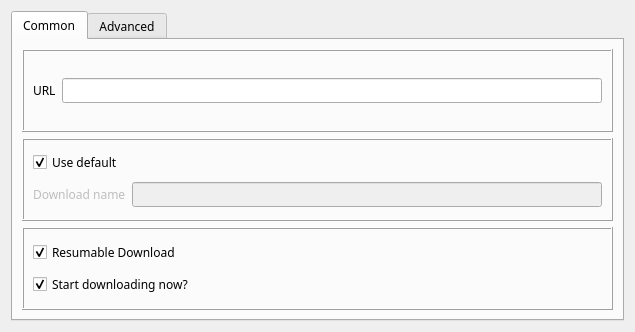
<?xml version="1.0" encoding="UTF-8"?>
<ui version="4.0">
 <class>AddDialog</class>
 <widget class="QDialog" name="AddDialog">
  <property name="geometry">
   <rect>
    <x>0</x>
    <y>0</y>
    <width>635</width>
    <height>332</height>
   </rect>
  </property>
  <property name="font">
   <font>
    <family>Helvetica Neue LT Pro</family>
   </font>
  </property>
  <property name="windowTitle">
   <string>Add Download</string>
  </property>
  <layout class="QVBoxLayout" name="verticalLayout">
   <item>
    <widget class="QTabWidget" name="tabWidget">
     <property name="currentIndex">
      <number>0</number>
     </property>
     <widget class="QWidget" name="tab">
      <attribute name="title">
       <string>Common</string>
      </attribute>
      <layout class="QVBoxLayout" name="verticalLayout_3">
       <item>
        <widget class="QFrame" name="frame_4">
         <property name="frameShape">
          <enum>QFrame::Box</enum>
         </property>
         <property name="frameShadow">
          <enum>QFrame::Raised</enum>
         </property>
         <layout class="QHBoxLayout" name="horizontalLayout_6">
          <item>
           <widget class="QLabel" name="label">
            <property name="text">
             <string>URL</string>
            </property>
           </widget>
          </item>
          <item>
           <widget class="QLineEdit" name="lineEdit">
            <property name="focusPolicy">
             <enum>Qt::ClickFocus</enum>
            </property>
           </widget>
          </item>
         </layout>
        </widget>
       </item>
       <item>
        <widget class="QFrame" name="frame">
         <property name="frameShape">
          <enum>QFrame::Box</enum>
         </property>
         <property name="frameShadow">
          <enum>QFrame::Raised</enum>
         </property>
         <layout class="QGridLayout" name="gridLayout_3">
          <item row="2" column="0">
           <widget class="QLabel" name="lblName">
            <property name="enabled">
             <bool>false</bool>
            </property>
            <property name="text">
             <string>Download name</string>
            </property>
           </widget>
          </item>
          <item row="2" column="1">
           <widget class="QLineEdit" name="txtName">
            <property name="enabled">
             <bool>false</bool>
            </property>
           </widget>
          </item>
          <item row="1" column="0">
           <widget class="QCheckBox" name="chkName">
            <property name="text">
             <string>Use default</string>
            </property>
            <property name="checked">
             <bool>true</bool>
            </property>
           </widget>
          </item>
         </layout>
        </widget>
       </item>
       <item>
        <widget class="QFrame" name="frame_5">
         <property name="frameShape">
          <enum>QFrame::Box</enum>
         </property>
         <property name="frameShadow">
          <enum>QFrame::Raised</enum>
         </property>
         <property name="lineWidth">
          <number>1</number>
         </property>
         <layout class="QVBoxLayout" name="verticalLayout_2">
          <item>
           <widget class="QCheckBox" name="checkBox">
            <property name="text">
             <string>Resumable Download</string>
            </property>
            <property name="checked">
             <bool>true</bool>
            </property>
           </widget>
          </item>
          <item>
           <widget class="QCheckBox" name="chkStart">
            <property name="text">
             <string>Start downloading now?</string>
            </property>
            <property name="checked">
             <bool>true</bool>
            </property>
           </widget>
          </item>
         </layout>
        </widget>
       </item>
      </layout>
     </widget>
     <widget class="QWidget" name="tab_2">
      <attribute name="title">
       <string>Advanced</string>
      </attribute>
      <layout class="QGridLayout" name="gridLayout">
       <item row="1" column="0" colspan="2">
        <widget class="QFrame" name="frame_3">
         <property name="frameShape">
          <enum>QFrame::Box</enum>
         </property>
         <property name="frameShadow">
          <enum>QFrame::Raised</enum>
         </property>
         <layout class="QHBoxLayout" name="horizontalLayout_2">
          <item>
           <widget class="QLabel" name="label_2">
            <property name="text">
             <string>&lt;html&gt;&lt;head/&gt;&lt;body&gt;&lt;p&gt;Direct Wget Command Line Options&lt;/p&gt;&lt;p&gt;WARNING: THIS IS VERY POWERFUL - YOU SHOULD&lt;/p&gt;&lt;p&gt;NOT MESS WITH THIS. If these are wrong, the &lt;/p&gt;&lt;p&gt;download WILL NOT work or will go horrribly wrong.&lt;/p&gt;&lt;/body&gt;&lt;/html&gt;</string>
            </property>
           </widget>
          </item>
          <item>
           <widget class="QLineEdit" name="lineEdit_2"/>
          </item>
         </layout>
        </widget>
       </item>
       <item row="0" column="0" colspan="2">
        <widget class="QFrame" name="frame_2">
         <property name="frameShape">
          <enum>QFrame::Box</enum>
         </property>
         <property name="frameShadow">
          <enum>QFrame::Raised</enum>
         </property>
         <layout class="QGridLayout" name="gridLayout_2">
          <item row="1" column="1">
           <widget class="QLineEdit" name="txtSave">
            <property name="enabled">
             <bool>false</bool>
            </property>
           </widget>
          </item>
          <item row="1" column="0">
           <widget class="QLabel" name="lblSave">
            <property name="enabled">
             <bool>false</bool>
            </property>
            <property name="text">
             <string>Save file to</string>
            </property>
           </widget>
          </item>
          <item row="1" column="2">
           <widget class="QToolButton" name="btnSave">
            <property name="enabled">
             <bool>false</bool>
            </property>
            <property name="text">
             <string>...</string>
            </property>
           </widget>
          </item>
          <item row="0" column="0">
           <widget class="QCheckBox" name="checkBox_2">
            <property name="text">
             <string>Use default</string>
            </property>
            <property name="checked">
             <bool>true</bool>
            </property>
           </widget>
          </item>
         </layout>
        </widget>
       </item>
       <item row="2" column="0">
        <layout class="QHBoxLayout" name="horizontalLayout_3">
         <item>
          <spacer name="horizontalSpacer">
           <property name="orientation">
            <enum>Qt::Horizontal</enum>
           </property>
           <property name="sizeHint" stdset="0">
            <size>
             <width>40</width>
             <height>20</height>
            </size>
           </property>
          </spacer>
         </item>
         <item>
          <widget class="QPushButton" name="btnCancel">
           <property name="focusPolicy">
            <enum>Qt::NoFocus</enum>
           </property>
           <property name="text">
            <string>Cancel</string>
           </property>
          </widget>
         </item>
         <item>
          <widget class="QPushButton" name="btnOK">
           <property name="enabled">
            <bool>false</bool>
           </property>
           <property name="text">
            <string>OK</string>
           </property>
          </widget>
         </item>
        </layout>
       </item>
      </layout>
     </widget>
    </widget>
   </item>
  </layout>
 </widget>
 <resources/>
 <connections/>
</ui>
